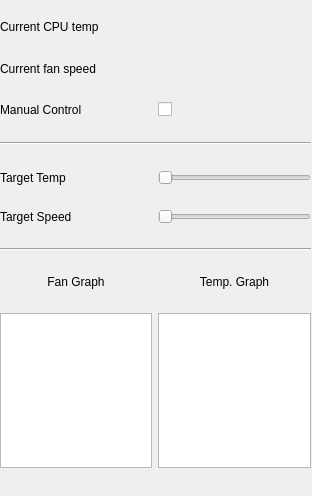
<?xml version="1.0" encoding="UTF-8"?>
<ui version="4.0">
 <class>MainWindow</class>
 <widget class="QMainWindow" name="MainWindow">
  <property name="enabled">
   <bool>true</bool>
  </property>
  <property name="geometry">
   <rect>
    <x>0</x>
    <y>0</y>
    <width>312</width>
    <height>496</height>
   </rect>
  </property>
  <property name="contextMenuPolicy">
   <enum>Qt::DefaultContextMenu</enum>
  </property>
  <property name="acceptDrops">
   <bool>false</bool>
  </property>
  <property name="windowTitle">
   <string>HugeFan v0.1</string>
  </property>
  <widget class="QWidget" name="centralwidget">
   <widget class="QWidget" name="gridLayoutWidget">
    <property name="geometry">
     <rect>
      <x>0</x>
      <y>0</y>
      <width>311</width>
      <height>491</height>
     </rect>
    </property>
    <layout class="QGridLayout" name="gridLayout">
     <item row="7" column="0">
      <widget class="QLabel" name="label_4">
       <property name="sizePolicy">
        <sizepolicy hsizetype="Preferred" vsizetype="Fixed">
         <horstretch>0</horstretch>
         <verstretch>0</verstretch>
        </sizepolicy>
       </property>
       <property name="text">
        <string>Fan Graph</string>
       </property>
       <property name="alignment">
        <set>Qt::AlignCenter</set>
       </property>
      </widget>
     </item>
     <item row="4" column="1">
      <widget class="QSlider" name="horizontalSlider">
       <property name="orientation">
        <enum>Qt::Horizontal</enum>
       </property>
      </widget>
     </item>
     <item row="7" column="1">
      <widget class="QLabel" name="label_5">
       <property name="sizePolicy">
        <sizepolicy hsizetype="Preferred" vsizetype="Fixed">
         <horstretch>0</horstretch>
         <verstretch>0</verstretch>
        </sizepolicy>
       </property>
       <property name="text">
        <string>Temp. Graph</string>
       </property>
       <property name="alignment">
        <set>Qt::AlignCenter</set>
       </property>
      </widget>
     </item>
     <item row="5" column="0">
      <widget class="QLabel" name="label_3">
       <property name="sizePolicy">
        <sizepolicy hsizetype="Preferred" vsizetype="Minimum">
         <horstretch>0</horstretch>
         <verstretch>0</verstretch>
        </sizepolicy>
       </property>
       <property name="text">
        <string>Target Speed</string>
       </property>
      </widget>
     </item>
     <item row="0" column="1">
      <widget class="QLabel" name="content_cur_temp">
       <property name="sizePolicy">
        <sizepolicy hsizetype="Minimum" vsizetype="Fixed">
         <horstretch>0</horstretch>
         <verstretch>0</verstretch>
        </sizepolicy>
       </property>
       <property name="font">
        <font>
         <pointsize>12</pointsize>
         <weight>75</weight>
         <bold>true</bold>
         <underline>false</underline>
         <strikeout>false</strikeout>
         <kerning>true</kerning>
        </font>
       </property>
       <property name="autoFillBackground">
        <bool>true</bool>
       </property>
       <property name="text">
        <string>&lt;error&gt;</string>
       </property>
       <property name="alignment">
        <set>Qt::AlignCenter</set>
       </property>
       <property name="bgcolor" stdset="0">
        <color>
         <red>255</red>
         <green>255</green>
         <blue>255</blue>
        </color>
       </property>
      </widget>
     </item>
     <item row="1" column="0">
      <widget class="QLabel" name="label_cur_speed">
       <property name="sizePolicy">
        <sizepolicy hsizetype="Preferred" vsizetype="Minimum">
         <horstretch>0</horstretch>
         <verstretch>0</verstretch>
        </sizepolicy>
       </property>
       <property name="text">
        <string>Current fan speed</string>
       </property>
      </widget>
     </item>
     <item row="2" column="1">
      <widget class="QCheckBox" name="checkBox">
       <property name="enabled">
        <bool>true</bool>
       </property>
       <property name="sizePolicy">
        <sizepolicy hsizetype="Minimum" vsizetype="Fixed">
         <horstretch>0</horstretch>
         <verstretch>0</verstretch>
        </sizepolicy>
       </property>
       <property name="layoutDirection">
        <enum>Qt::LeftToRight</enum>
       </property>
       <property name="autoFillBackground">
        <bool>false</bool>
       </property>
       <property name="text">
        <string/>
       </property>
       <property name="checkable">
        <bool>true</bool>
       </property>
       <property name="checked">
        <bool>false</bool>
       </property>
       <property name="tristate">
        <bool>false</bool>
       </property>
      </widget>
     </item>
     <item row="0" column="0">
      <widget class="QLabel" name="label_cur_temp">
       <property name="sizePolicy">
        <sizepolicy hsizetype="Preferred" vsizetype="Minimum">
         <horstretch>0</horstretch>
         <verstretch>0</verstretch>
        </sizepolicy>
       </property>
       <property name="text">
        <string>Current CPU temp</string>
       </property>
      </widget>
     </item>
     <item row="4" column="0">
      <widget class="QLabel" name="label_2">
       <property name="sizePolicy">
        <sizepolicy hsizetype="Preferred" vsizetype="Minimum">
         <horstretch>0</horstretch>
         <verstretch>0</verstretch>
        </sizepolicy>
       </property>
       <property name="text">
        <string>Target Temp</string>
       </property>
      </widget>
     </item>
     <item row="2" column="0">
      <widget class="QLabel" name="label">
       <property name="sizePolicy">
        <sizepolicy hsizetype="Preferred" vsizetype="Minimum">
         <horstretch>0</horstretch>
         <verstretch>0</verstretch>
        </sizepolicy>
       </property>
       <property name="text">
        <string>Manual Control</string>
       </property>
      </widget>
     </item>
     <item row="8" column="0">
      <widget class="QGraphicsView" name="fanview">
       <property name="maximumSize">
        <size>
         <width>16777215</width>
         <height>155</height>
        </size>
       </property>
      </widget>
     </item>
     <item row="1" column="1">
      <widget class="QLabel" name="content_cur_speed">
       <property name="sizePolicy">
        <sizepolicy hsizetype="Minimum" vsizetype="Fixed">
         <horstretch>0</horstretch>
         <verstretch>0</verstretch>
        </sizepolicy>
       </property>
       <property name="font">
        <font>
         <pointsize>12</pointsize>
         <weight>75</weight>
         <bold>true</bold>
        </font>
       </property>
       <property name="text">
        <string>&lt;error&gt;</string>
       </property>
       <property name="alignment">
        <set>Qt::AlignCenter</set>
       </property>
       <property name="bgcolor" stdset="0">
        <color>
         <red>255</red>
         <green>255</green>
         <blue>255</blue>
        </color>
       </property>
      </widget>
     </item>
     <item row="8" column="1">
      <widget class="QGraphicsView" name="tempview">
       <property name="maximumSize">
        <size>
         <width>16777215</width>
         <height>155</height>
        </size>
       </property>
      </widget>
     </item>
     <item row="5" column="1">
      <widget class="QSlider" name="horizontalSlider_2">
       <property name="orientation">
        <enum>Qt::Horizontal</enum>
       </property>
      </widget>
     </item>
     <item row="6" column="0" colspan="2">
      <widget class="Line" name="line_3">
       <property name="orientation">
        <enum>Qt::Horizontal</enum>
       </property>
      </widget>
     </item>
     <item row="3" column="0" colspan="2">
      <widget class="Line" name="line">
       <property name="sizePolicy">
        <sizepolicy hsizetype="Minimum" vsizetype="Minimum">
         <horstretch>0</horstretch>
         <verstretch>0</verstretch>
        </sizepolicy>
       </property>
       <property name="maximumSize">
        <size>
         <width>16777215</width>
         <height>5</height>
        </size>
       </property>
       <property name="orientation">
        <enum>Qt::Horizontal</enum>
       </property>
      </widget>
     </item>
    </layout>
   </widget>
  </widget>
 </widget>
 <resources/>
 <connections/>
</ui>
